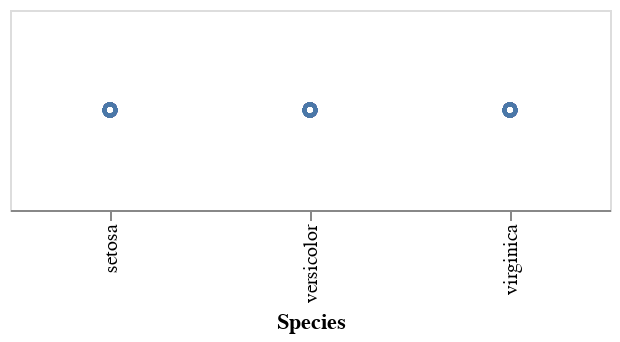

The code cell stored with this chart in its notebook:
### Code cell
chart.mark_point().encode(
    x='Species',
    ).properties(
    width=300,
    height=100,
)

### Figure 1 — Vega-Lite specification as saved in the notebook (floating-point values rounded to 4 significant figures; data arrays with more than 128 entries replaced by an {"elided": "..."} marker saying what was removed)
{"config": {"view": {"continuousWidth": 300, "continuousHeight": 300}}, "data": {"name": "data-162de5d8e07975ad058db8336257627e"}, "mark": {"type": "point"}, "encoding": {"x": {"field": "Species", "type": "nominal"}}, "height": 100, "width": 300, "$schema": "https://vega.github.io/schema/vega-lite/v5.20.1.json", "datasets": {"data-162de5d8e07975ad058db8336257627e": {"elided": "150 records"}}}
